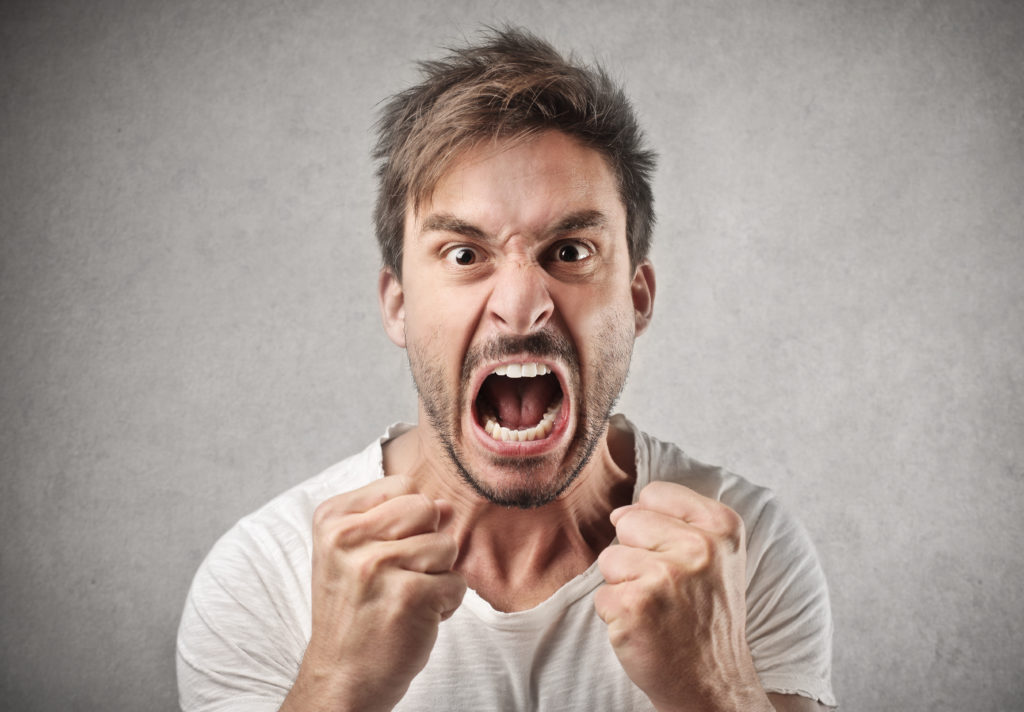
#> input picture images/angry.jpeg, 1024 x 712 px
$ python -i emotion_detector_batch_backup.py   (imports and definitions only)
#> lines starting #> are read from the running program, lines starting #| are printed output that depends on the picture
#> further down, picture is the input picture: shape (712, 1024, 3); mean B, G, R 148.6, 154.7, 167.1
"""
Emotion detection module using Hume AI REST API.

This module provides emotion detection using Hume's high-quality batch API
with OpenCV as an instant fallback.
"""

import os
import time
import base64
import json
import asyncio
from typing import Optional, Dict, Any
import numpy as np
import cv2
from PIL import Image
import io
from dotenv import load_dotenv

# Try to import hume SDK (v0.13+ uses AsyncHumeClient)
try:
    from hume import AsyncHumeClient
    from hume.expression_measurement.stream import Config
    from hume.expression_measurement.stream.socket_client import StreamConnectOptions
    from hume.expression_measurement.stream.types import StreamFace
    HUME_SDK_AVAILABLE = True
except ImportError as e:
    HUME_SDK_AVAILABLE = False
    print(f"[emotion_detector] Hume import error: {e}")
    print("[emotion_detector] Hume SDK not available. Install with: pip install hume")

# [1 line not run here, left out]

# Configuration
HUME_API_KEY = os.getenv("HUME_API_KEY", "")
HUME_PROB_THRESHOLD = float(os.getenv("HUME_PROB_THRESHOLD", "0.3"))

# Enable Hume by default (it's the most accurate)
USE_HUME = os.getenv("USE_HUME", "1") == "1" and bool(HUME_API_KEY) and HUME_SDK_AVAILABLE

# Always make emotion detection available
EMOTION_DETECTION_AVAILABLE = True

# Print configuration on module load
# [1 line not run here, left out]


# [234 lines left out: functions analyze_frame, _analyze_via_rest, _extract_emotion_from_rest, not called in this run]


def _opencv_detector(frame_data: np.ndarray) -> Optional[str]:
    """
    OpenCV-based emotion detector with enhanced feature detection.
    Detects happy, sad, surprised, and defaults to calm.

    Args:
        frame_data: numpy array of the video frame in BGR format

    Returns:
        Detected emotion string
    """
    try:
        gray = cv2.cvtColor(frame_data, cv2.COLOR_BGR2GRAY)
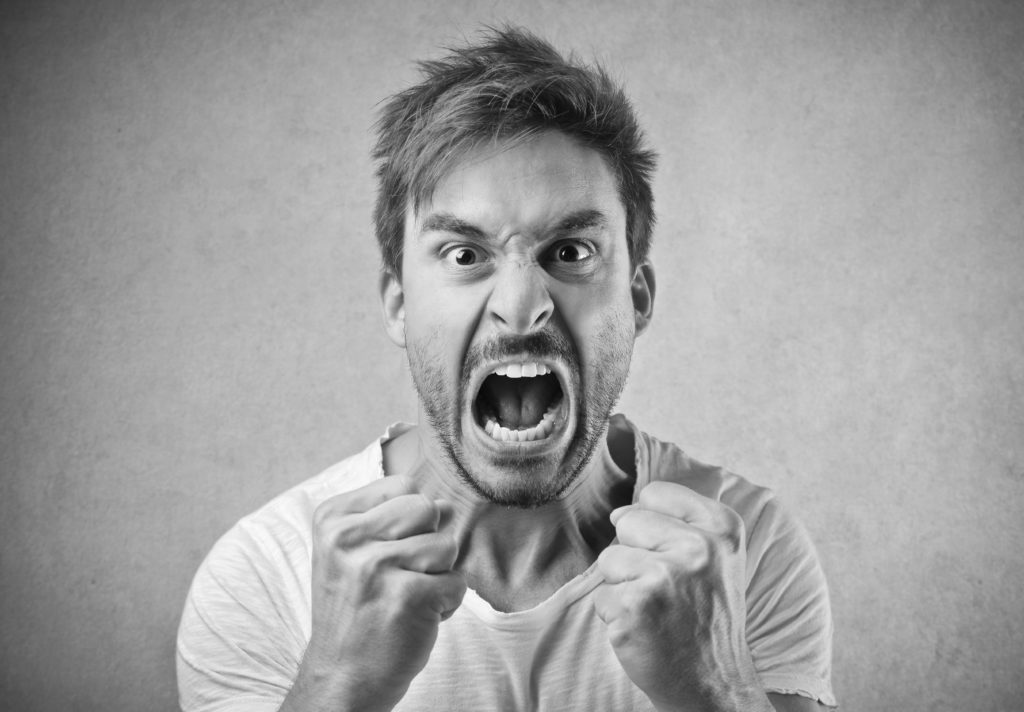
#> gray: shape (712, 1024); min 4, max 255, mean 157.8

        # Load haar cascades
        face_cascade = cv2.CascadeClassifier(
            cv2.data.haarcascades + 'haarcascade_frontalface_default.xml'
        )
        eye_cascade = cv2.CascadeClassifier(
            cv2.data.haarcascades + 'haarcascade_eye.xml'
        )
        smile_cascade = cv2.CascadeClassifier(
            cv2.data.haarcascades + 'haarcascade_smile.xml'
        )

        # Detect face first
        faces = face_cascade.detectMultiScale(gray, 1.3, 5)
#> faces = [[360, 130, 312, 312]]

        if len(faces) == 0:
            print(f"[emotion_detector] ✓ OpenCV: no face → calm")
            return "calm"

        # Analyze first detected face
        (x, y, w, h) = faces[0]
#> x = 360; y = 130; w = 312; h = 312
        face_roi_gray = gray[y:y+h, x:x+w]
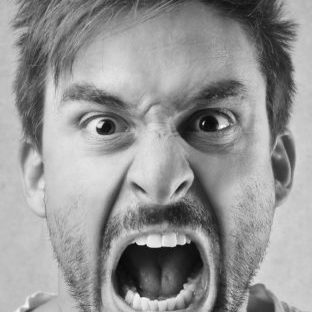
#> face_roi_gray: shape (312, 312); min 4, max 254, mean 148.9

        # Detect eyes with more lenient parameters
        eyes = eye_cascade.detectMultiScale(
            face_roi_gray,
            scaleFactor=1.1,
            minNeighbors=5,  # Reduced from 10 for better detection
            minSize=(20, 20)
        )
#> eyes = [[178, 89, 65, 65], [66, 87, 71, 71], [153, 95, 64, 64]]

        # Detect smile with adjusted parameters
        smiles = smile_cascade.detectMultiScale(
            face_roi_gray,
            scaleFactor=1.7,  # Slightly more sensitive
            minNeighbors=15,  # Reduced from 20
            minSize=(25, 25)
        )
#> smiles = [[111, 215, 104, 52]]

        # Debug logging
        print(f"[emotion_detector] OpenCV: face=1, eyes={len(eyes)}, smiles={len(smiles)}")
#| [emotion_detector] OpenCV: face=1, eyes=3, smiles=1

        # Improved emotion logic - prioritize smile detection
        if len(smiles) > 0:
            print(f"[emotion_detector] ✓ OpenCV detected: smile → happy")
            return "happy"
        elif len(eyes) >= 2:  # Normal: 2 eyes detected
            print(f"[emotion_detector] ✓ OpenCV detected: neutral face → calm")
            return "calm"
        else:  # Less than 2 eyes or unusual detection
            # Default to calm instead of sad (more neutral fallback)
            print(f"[emotion_detector] ✓ OpenCV detected: unclear → calm")
            return "calm"

    except Exception as e:
        print(f"[emotion_detector] OpenCV error: {e}")
        return "calm"


# [180 lines left out: functions _convert_to_jpeg_bytes, _map_hume_emotion_to_mood, normalize_emotion, not called in this run]

>>> import cv2
>>> picture = cv2.imread('images/angry.jpeg')
>>> result = _opencv_detector(picture)
#> result = 'happy'

$ run again, on images/fear.jpg
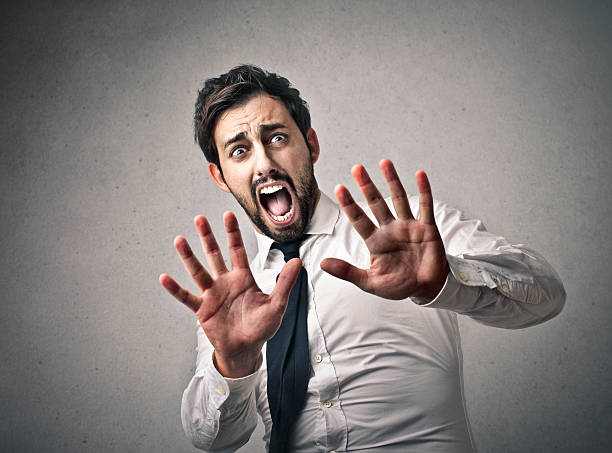
#> input picture images/fear.jpg, 612 x 453 px
#> picture is the input picture: shape (453, 612, 3); mean B, G, R 125, 127.1, 134.8
#> in _opencv_detector, `gray = cv2.cvtColor(frame_data, cv2.COLOR_BGR2GRAY)`:
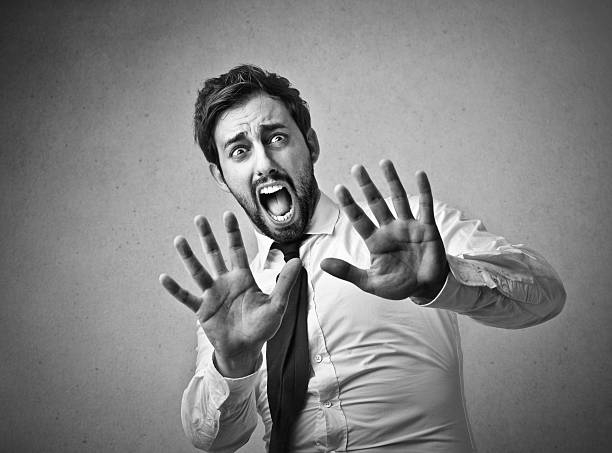
#> gray: shape (453, 612); min 0, max 255, mean 129.1
#> faces = [[199, 95, 128, 128]]
#> x = 199; y = 95; w = 128
#> in _opencv_detector, `face_roi_gray = gray[y:y+h, x:x+w]`:
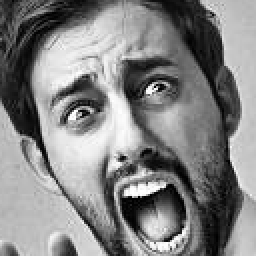
#> face_roi_gray: shape (128, 128) (shown 2 times larger); min 0, max 255, mean 131.2
#> eyes = [[63, 31, 25, 25], [25, 42, 27, 27]]
#> smiles = ()
#| [emotion_detector] OpenCV: face=1, eyes=2, smiles=0
#> result = 'calm'

$ run again, on images/happy.jpg
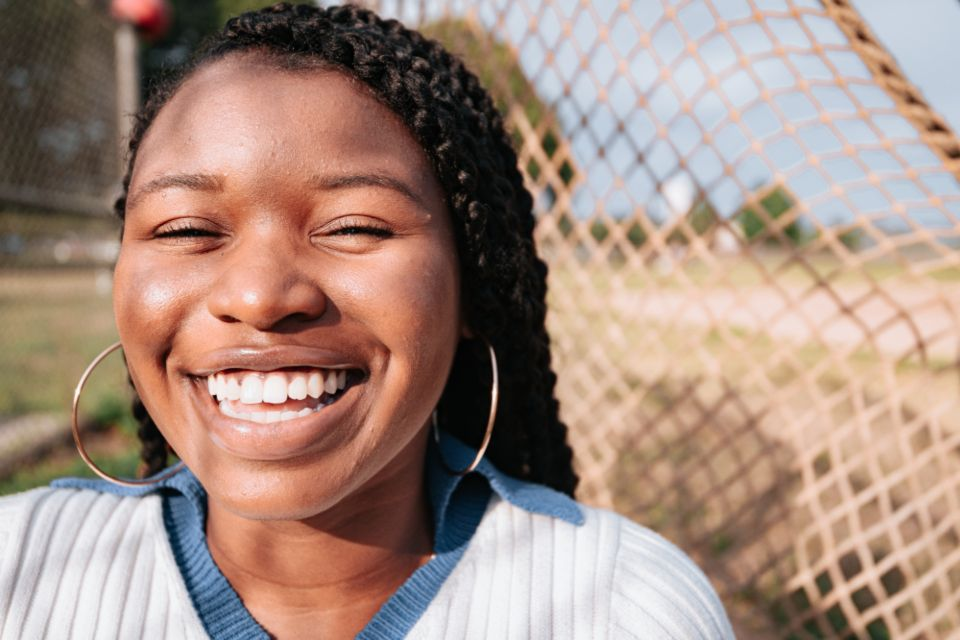
#> input picture images/happy.jpg, 960 x 640 px
#> picture is the input picture: shape (640, 960, 3); mean B, G, R 128.7, 140.8, 165.4
#> in _opencv_detector, `gray = cv2.cvtColor(frame_data, cv2.COLOR_BGR2GRAY)`:
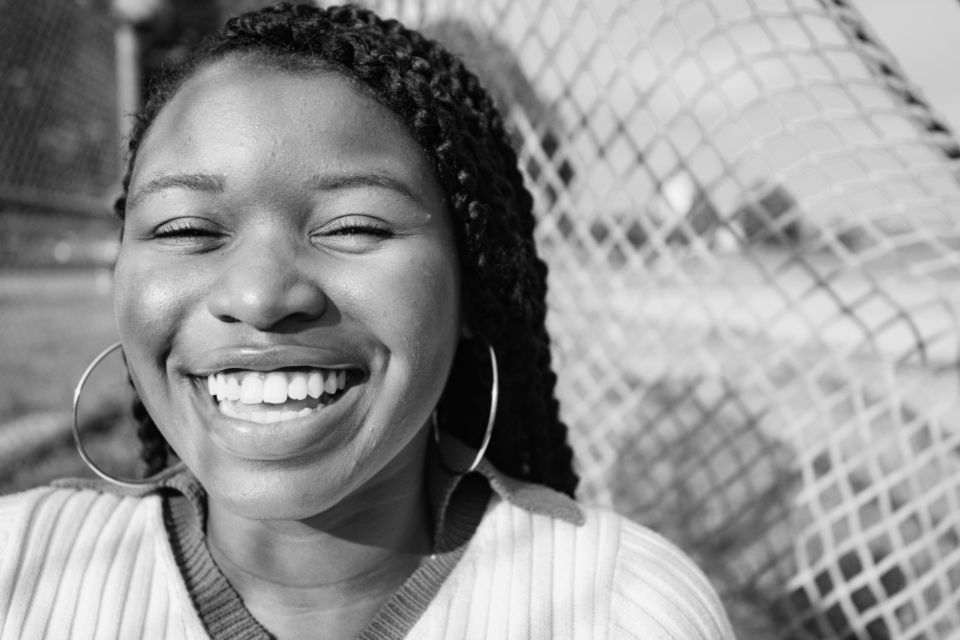
#> gray: shape (640, 960); min 0, max 250, mean 146.7
#> faces = [[82, 65, 394, 394]]
#> x = 82; y = 65; w = 394
#> in _opencv_detector, `face_roi_gray = gray[y:y+h, x:x+w]`:
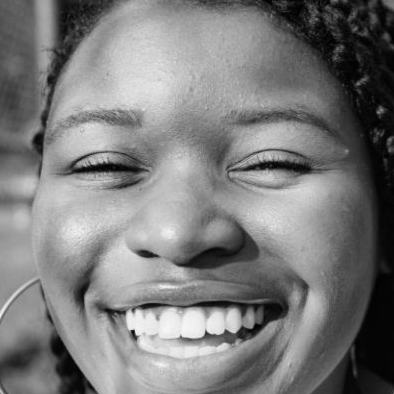
#> face_roi_gray: shape (394, 394); min 0, max 249, mean 123.1
#> eyes = [[95, 300, 29, 29]]
#> smiles = [[213, 152, 104, 52], [183, 112, 177, 88], [108, 277, 177, 88], [41, 227, 301, 150]]
#| [emotion_detector] OpenCV: face=1, eyes=1, smiles=4
#> result = 'happy'
